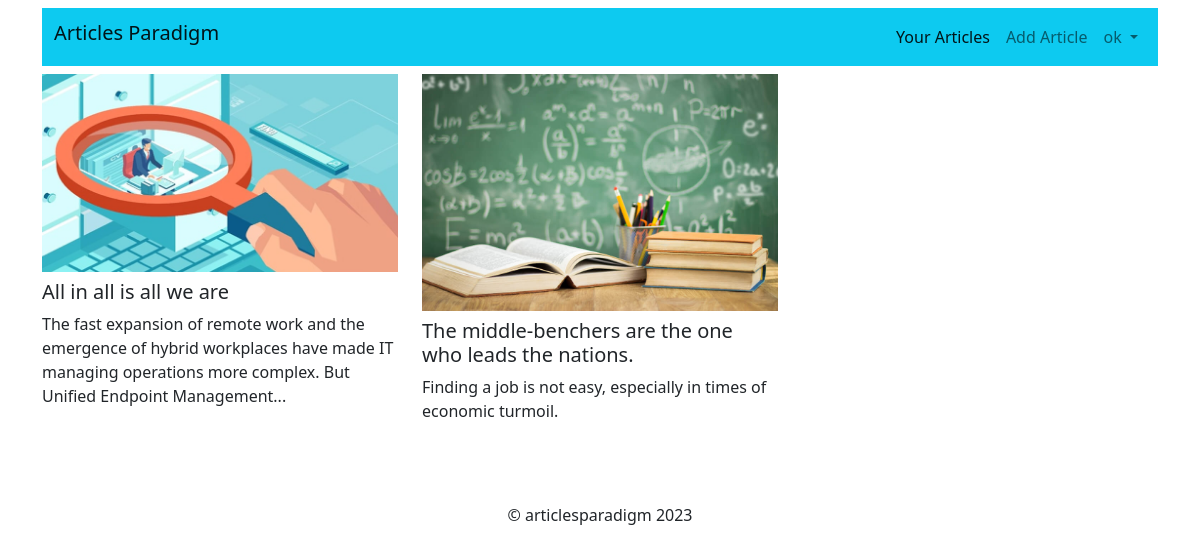
/articles/ (signed in), run on the app's committed database.
### article/models.py (models this page shows, shortened)
class Post(models.Model):
    category = models.ForeignKey(Category, on_delete=models.CASCADE)
    title = models.CharField(max_length=250)
    author = models.ForeignKey(User, on_delete=models.CASCADE, related_name='blog_authors')
    body = HTMLField()
    excerpt = models.TextField(null=True)
    publish = models.DateTimeField(default=timezone.now)
    created = models.DateTimeField(auto_now_add=True)
    image = models.ImageField(upload_to="pics", null=True, blank=True)
    class Meta:
        ordering = ('-publish',)

### article/views.py (the view)
# urls.py: path('', views.homeview, name='home'),
def homeview(request):
    posts = Post.objects.all()
    return render(request,'article/home.html',{'posts':posts})

### templates/article/home.html (shortened to what this page needs)
{% extends 'base.html' %}
{%load static%}
{% load bootstrap5 %}
{%block bodyblock%}
    <div class="row mt-2">
        {% for object in posts %}
        <div class="col-lg-4 mb-3 article">
           <a href="{% url 'article:detail' pk=object.id %}" class="text-decoration-none text-dark">
            <img src="{{object.image.url}}" class="mb-2 img-fluid"  alt="{{object.title}}">
            <h5>{{object.title}}</h5>
            <p class="fw-light">{{object.excerpt}}</p>
           </a>
        </div>
        {% empty %}
        <p class="text-center p-5 m-5">Nohing's here</p>
        {% endfor %}
    </div>
  </div>
 {%endblock%}

### templates/base.html (shortened to what this page needs)
<!doctype html>
{%load static%}
<html lang="en">
  <head>
    <link rel="stylesheet" href="{%static 'css/style.css'%}">
    <link href="https://cdn.jsdelivr.net/npm/bootstrap@5.2.3/dist/css/bootstrap.min.css" rel="stylesheet">
  </head>
  <body>
 <div class="container-fluid">
    <div class="container mt-2">
        <nav class="navbar navbar-expand-lg bg-info">
            <div class="container-fluid">
              <a class="navbar-brand h6" href="{%url 'article:home'%}">Articles Paradigm</a>
              <div class="collapse navbar-collapse" id="navbarSupportedContent">
                <ul class="navbar-nav ms-auto mb-2 mb-lg-0">
                    {% if request.user.is_authenticated %}
                      <li class="nav-item">
                        <a class="nav-link active" aria-current="page" href="{%url 'article:list' %}">Your Articles</a>
                      </li>
                      <li class="nav-item">
                        <a class="nav-link" href="{% url 'article:add'%}">Add Article</a>
                      </li>
                      <li class="nav-item dropdown">
                        <a class="nav-link dropdown-toggle" href="#" role="button" data-bs-toggle="dropdown" aria-expanded="false">
                          {{request.user.username}}
                        </a>
                      </li>
                  {%endif%}
                </ul>
              </div>
            </div>
          </nav>
      {% block bodyblock%}
      {% endblock %}
    </div>
      <footer>
        <p class="pt-5 text-center">&copy; articlesparadigm 2023</p>
      </footer>
  </body>
</html>

### staticfiles/css/style.css (style rules this page uses)
body { font-family: 'Outfit', sans-serif; }

### data on the page
Post: image (picture), title "All in all is all we are", excerpt "The fast expansion of remote work and the emergence of hybrid workplaces have made IT managing operations more complex. But Unified Endpoint Management..."
Post: image (picture), title "The middle-benchers are the one who leads the nations.", excerpt "Finding a job is not easy, especially in times of economic turmoil."

### other printed values
{{ request.user.username }} "ok"
